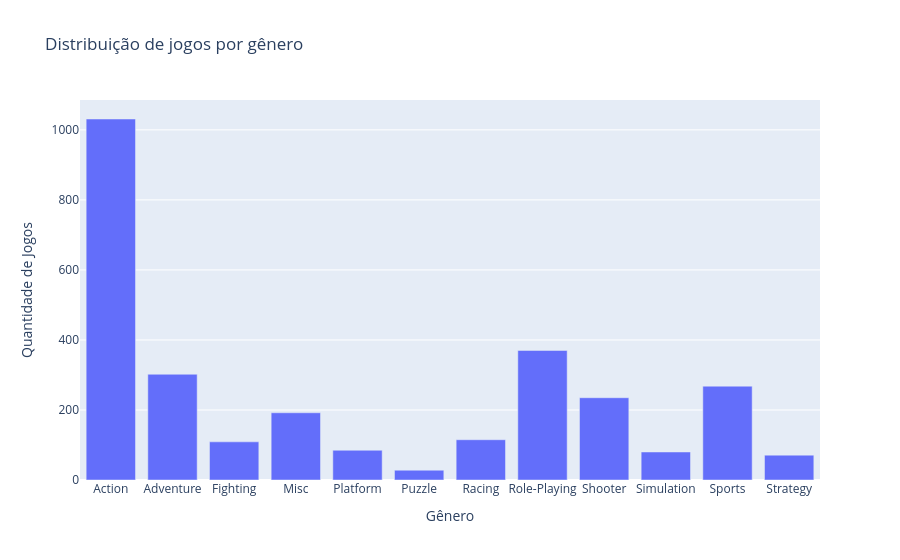

The notebook cell saved with this chart:
### Markdown cell above
Conclusão
- O gráfico mostra que jogos multiplataforma têm desempenho diferente dependendo da plataforma.
- Em alguns casos, como títulos de grande sucesso (ex.: GTA 5), as vendas foram mais fortes em consoles de mesa (PS3, PS4, Xbox 360, Xbox One) do que em portáteis.
- A distribuição revela que não existe equilíbrio perfeito: uma mesma franquia pode vender muito em uma plataforma e pouco em outra.
- Isso indica que, ao planejar campanhas, é essencial considerar qual plataforma concentra o público-alvo para cada título.
- Os dados estão consistentes e não precisam de correções: eles já mostram claramente a diferença de desempenho entre plataformas para os mesmos jogos.

### Code cell
genre_count = df_relevant.groupby('genre')['name'].count().reset_index()
genre_count.columns = ['genre', 'count']

fig1 = px.bar(
    genre_count,
    x='genre',
    y='count',
    title='Distribuição de jogos por gênero',
    labels={'genre': 'Gênero', 'count': 'Quantidade de Jogos'}
)
fig1.show()

### Figure 1 — Plotly figure (JSON) as saved in the notebook; plotly's stock layout.template omitted (floating-point values rounded to 4 significant figures)
{"data": [{"alignmentgroup": "True", "hovertemplate": "Gênero=%{x}<br>Quantidade de Jogos=%{y}<extra></extra>", "legendgroup": "", "marker": {"color": "#636efa", "pattern": {"shape": ""}}, "name": "", "offsetgroup": "", "orientation": "v", "showlegend": false, "textposition": "auto", "type": "bar", "x": ["Action", "Adventure", "Fighting", "Misc", "Platform", "Puzzle", "Racing", "Role-Playing", "Shooter", "Simulation", "Sports", "Strategy"], "xaxis": "x", "y": [1031, 302, 109, 192, 85, 28, 115, 370, 235, 80, 268, 71], "yaxis": "y"}], "layout": {"barmode": "relative", "legend": {"tracegroupgap": 0}, "title": {"text": "Distribuição de jogos por gênero"}, "xaxis": {"anchor": "y", "domain": [0, 1], "title": {"text": "Gênero"}}, "yaxis": {"anchor": "x", "domain": [0, 1], "title": {"text": "Quantidade de Jogos"}}}}
